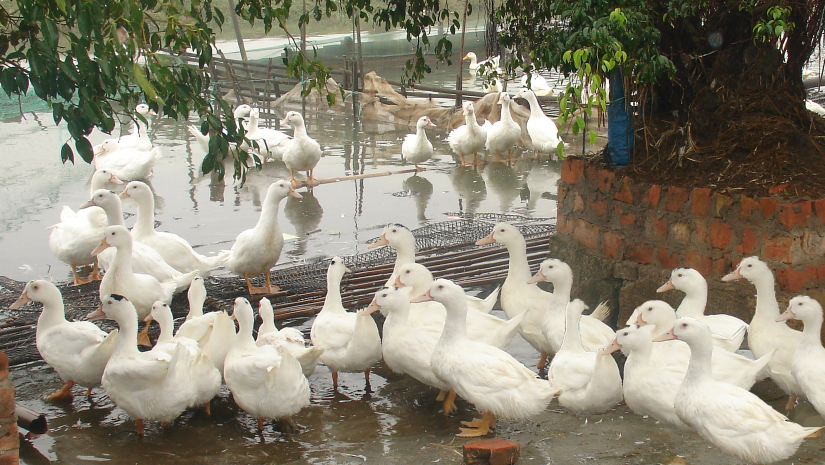
#> input picture img/6.jpg, 1650 x 930 px, found by its file name (shown at 1/2 size)
$ python forgery.py
#> lines starting #> are read from the running program, lines starting #| are printed output that depends on the picture; after the words box and inside, x2 and y2 are one past the last pixel; in counts of white or black regions, pixels touching at a corner belong together
from sklearn.cluster import DBSCAN
import numpy as np
import cv2


class Detect(object):
    def __init__(self, input):
#> called with input = '/home/hai/KTLT/img/6.jpg'
        self.image = cv2.imread(input)
#> self.image is the input picture: shape (930, 1650, 3); mean B, G, R 115.6, 132.2, 138

    def siftDetector(self):
        # Khởi tạo đối tượng SIFT
        sift = cv2.SIFT_create()
        # Chuyển ảnh sang đen trắng
        gray = cv2.cvtColor(self.image, cv2.COLOR_BGR2GRAY)
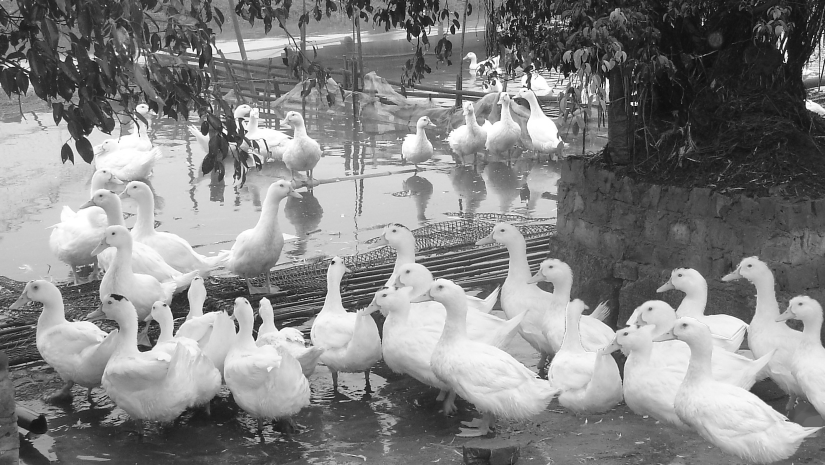
#> gray: shape (930, 1650) (shown at 1/2 size); min 0, max 255, mean 132.1
        # Tìm kiếm các đặc trưng trong ảnh và tạo ra các mô tả tương ứng
        self.key_points, self.descriptors = sift.detectAndCompute(gray, None)
#> self.key_points = 11160 keypoints; strongest (x, y, size): (1608, 201, 2.3), (1627, 72, 1.9), (1087, 58, 1.8), (1405, 49, 2.8)
        return self.key_points, self.descriptors

    def showSiftFeatures(self):
        # Chuyển sang ảnh đen trắng
        gray_image = cv2.cvtColor(self.image, cv2.COLOR_BGR2GRAY)
        # Vẽ các điểm đặc trưng trên ảnh gốc
        sift_image = cv2.drawKeypoints(
            self.image, self.key_points, self.image.copy())
        return sift_image

    def locateForgery(self, eps=40, min_sample=2):
        clusters = DBSCAN(eps=eps, min_samples=min_sample).fit(
            self.descriptors)
        size = np.unique(clusters.labels_).shape[0]-1
        forgery = self.image.copy()
        if (size == 0) and (np.unique(clusters.labels_)[0] == -1):
            print('No Forgery Found!!')
            return None
        if size == 0:
            size = 1
        cluster_list = [[] for i in range(size)]
        for idx in range(len(self.key_points)):
            if clusters.labels_[idx] != -1:
                cluster_list[clusters.labels_[idx]].append(
                    (int(self.key_points[idx].pt[0]), int(self.key_points[idx].pt[1])))
        for points in cluster_list:
            if len(points) > 1:
                for idx1 in range(1, len(points)):
                    # Green color in BGR
                    cv2.line(forgery, points[0], points[idx1], (0, 255, 0), 5)
                    # cv2.line(forgery, points[0], points[idx1], (255, 0, 0), 5)
        return forgery
if __name__ == "__main__":
    detector = Detect('/home/hai/KTLT/img/6.jpg')
    key_points, descriptors = detector.siftDetector()
#> key_points has the same summary as self.key_points in siftDetector
    sift_image = detector.showSiftFeatures()
#> in showSiftFeatures, `sift_image = cv2.drawKeypoints( self.image, self.key_points, self.imag..`:
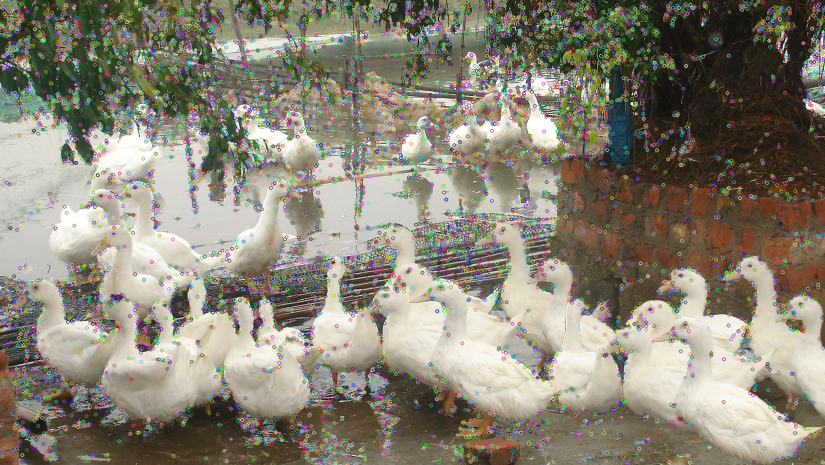
#> sift_image: shape (930, 1650, 3) (shown at 1/2 size); mean B, G, R 118.1, 132.7, 137.9
    forgery_image = detector.locateForgery()
#> after the loop in locateForgery, `for points in cluster_list:`:
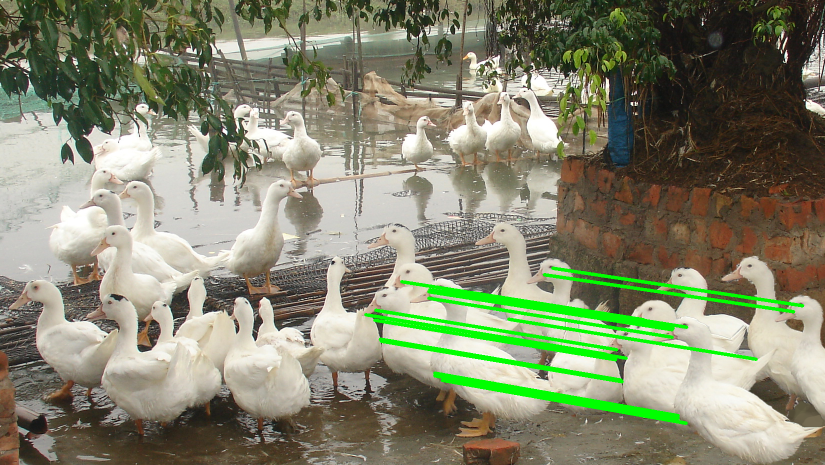
#> forgery: shape (930, 1650, 3) (shown at 1/2 size); 3.16% of pixels changed, all inside (x1, y1, x2, y2) = (728, 533, 1609, 850)

    # Thay đổi kích thước cửa sổ hiển thị
    cv2.namedWindow('Display Window', cv2.WINDOW_NORMAL)
    cv2.resizeWindow('Display Window', 1600, 600)

    # Nối hai ảnh theo chiều ngang
    result_image = cv2.hconcat([sift_image, forgery_image])
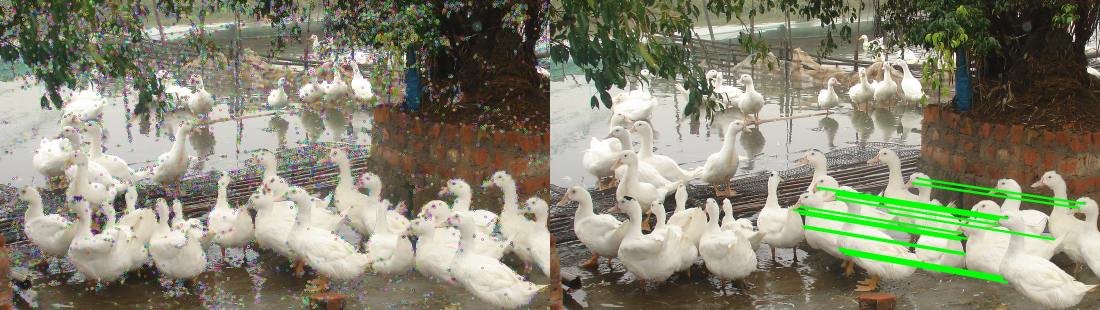
#> result_image: shape (930, 3300, 3) (shown at 1/3 size); mean B, G, R 114.3, 133.6, 135

    # Hiển thị ảnh đã nối trong cửa sổ hiển thị
    cv2.imshow('Display Window', result_image)
    cv2.waitKey(0)
    cv2.destroyAllWindows()

$ run again, with img/1.jpg copied over img/6.jpg
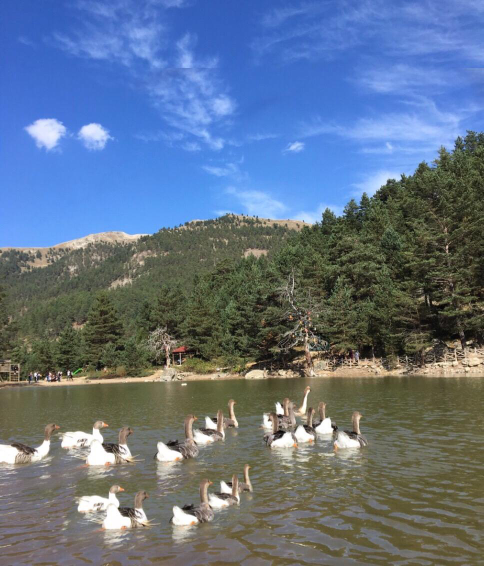
#> input picture img/1.jpg, 967 x 1132 px, found by its file name (shown at 1/2 size)
#> in __init__, self.image is the input picture: shape (1132, 967, 3); mean B, G, R 135.1, 114.5, 98.5
#> in siftDetector, `gray = cv2.cvtColor(self.image, cv2.COLOR_BGR2GRAY)`:
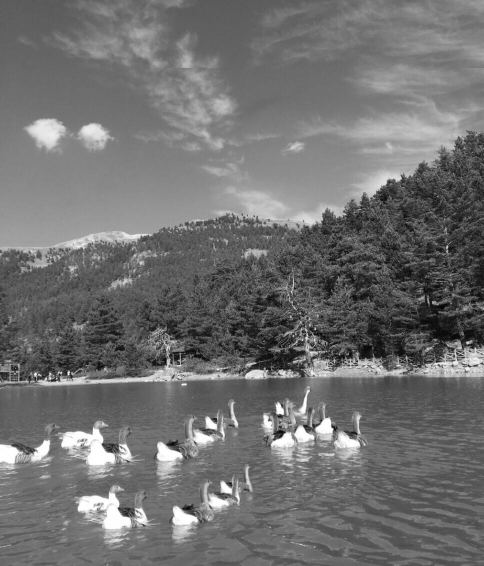
#> gray: shape (1132, 967) (shown at 1/2 size); min 0, max 255, mean 112.1
#> self.key_points = 7714 keypoints; strongest (x, y, size): (137, 745, 3.8), (877, 730, 2.3), (935, 685, 4), (137, 749, 2.7)
#> key_points has the same summary as self.key_points in siftDetector
#> `result_image = cv2.hconcat([sift_image, forgery_image])`:
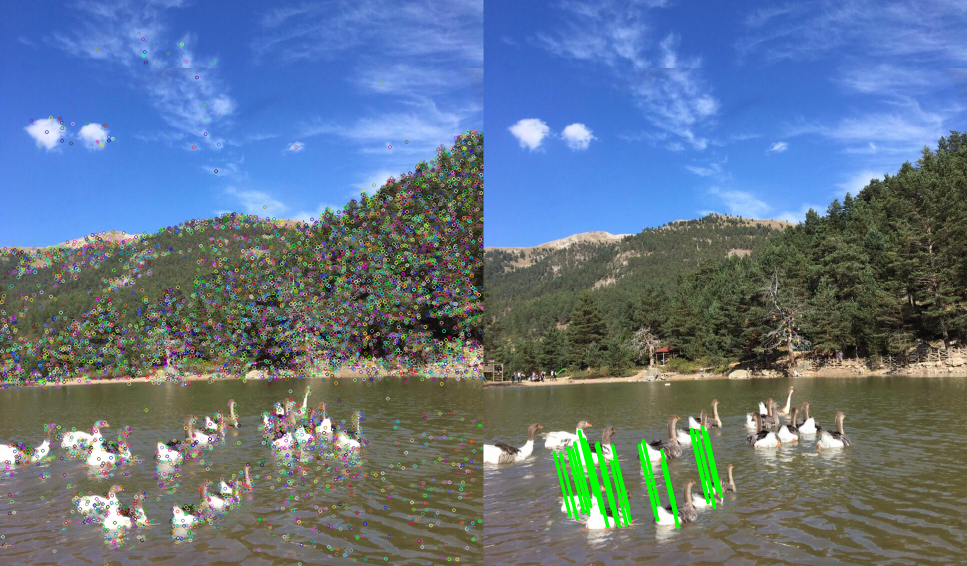
#> result_image: shape (1132, 1934, 3) (shown at 1/2 size); mean B, G, R 136.3, 117, 98.4

$ run again, with img/2.jpg copied over img/6.jpg
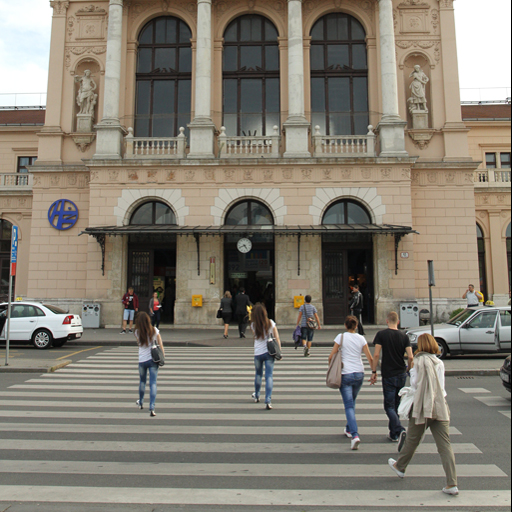
#> input picture img/2.jpg, 512 x 512 px, found by its file name
#> in __init__, self.image is the input picture: shape (512, 512, 3); mean B, G, R 113.5, 125.3, 131.6
#> in siftDetector, `gray = cv2.cvtColor(self.image, cv2.COLOR_BGR2GRAY)`:
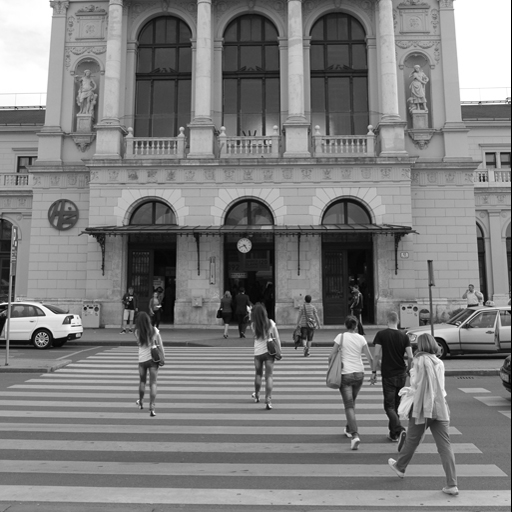
#> gray: shape (512, 512); min 0, max 255, mean 125.9
#> self.key_points = 1726 keypoints; strongest (x, y, size): (249, 308, 3.2), (72, 317, 2.3), (4, 303, 2), (271, 321, 2)
#> key_points has the same summary as self.key_points in siftDetector
#> `result_image = cv2.hconcat([sift_image, forgery_image])`:
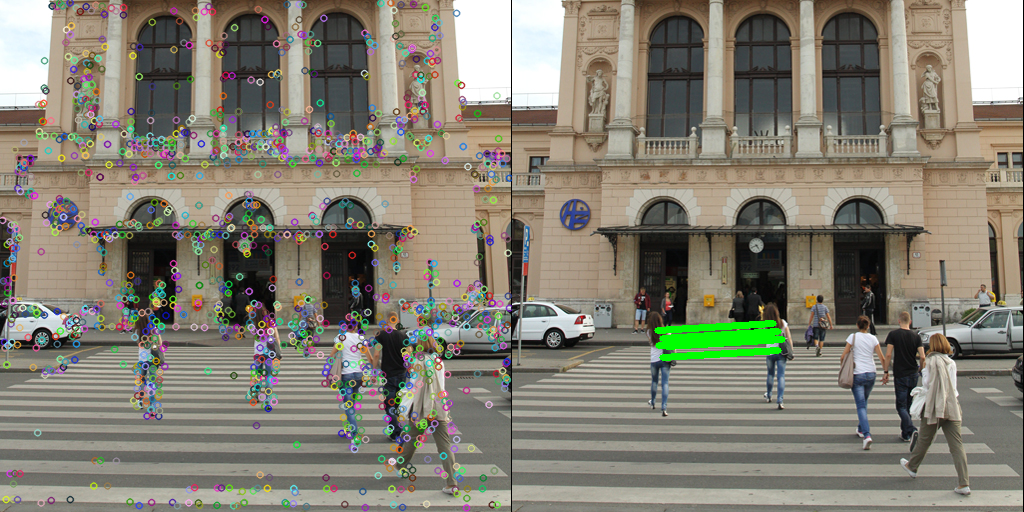
#> result_image: shape (512, 1024, 3); mean B, G, R 114.2, 127.2, 131.4

$ run again, with img/5.jpg copied over img/6.jpg
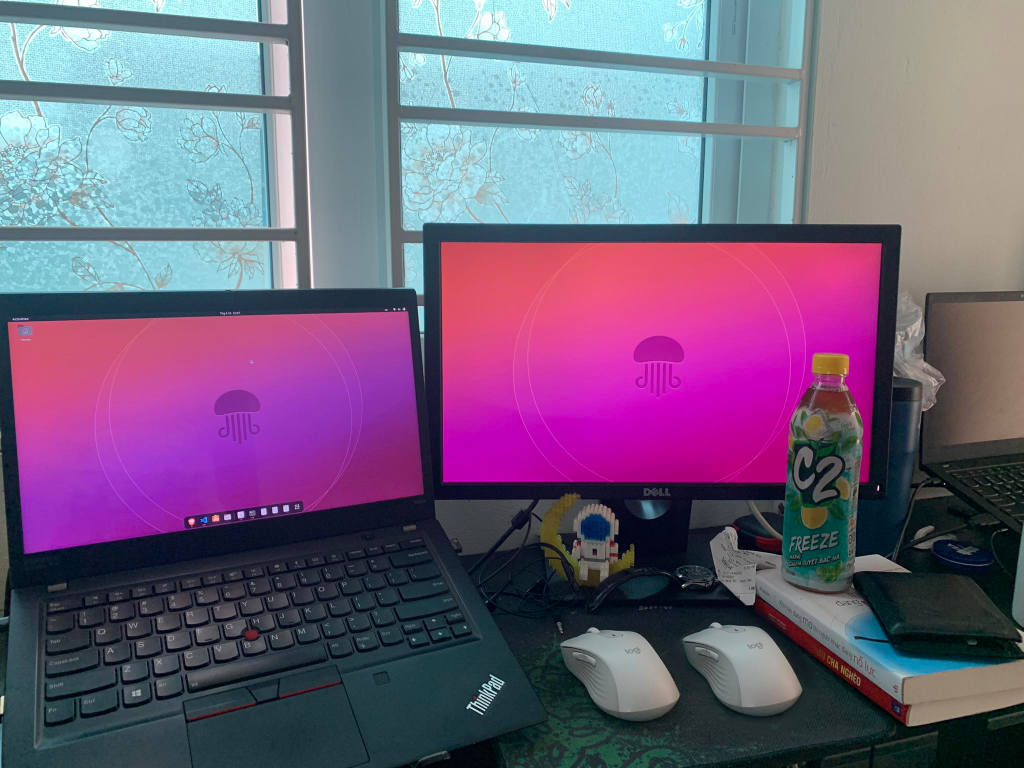
#> input picture img/5.jpg, 2048 x 1536 px, found by its file name (shown at 1/2 size)
#> in __init__, self.image is the input picture: shape (1536, 2048, 3); mean B, G, R 123.7, 95.5, 112.4
#> in siftDetector, `gray = cv2.cvtColor(self.image, cv2.COLOR_BGR2GRAY)`:
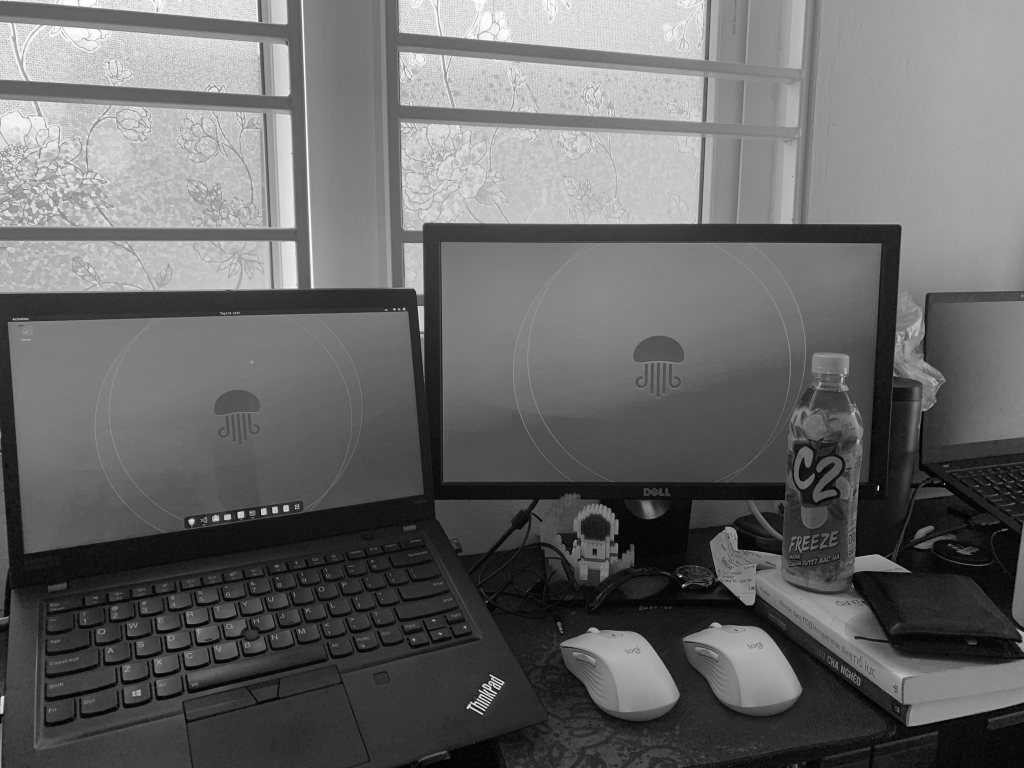
#> gray: shape (1536, 2048) (shown at 1/2 size); min 0, max 255, mean 103.8
#> self.key_points = 9415 keypoints; strongest (x, y, size): (1756, 979, 2.5), (1757, 973, 2.5), (1361, 1152, 3.2), (789, 618, 2.9)
#> key_points has the same summary as self.key_points in siftDetector
#> `result_image = cv2.hconcat([sift_image, forgery_image])`:
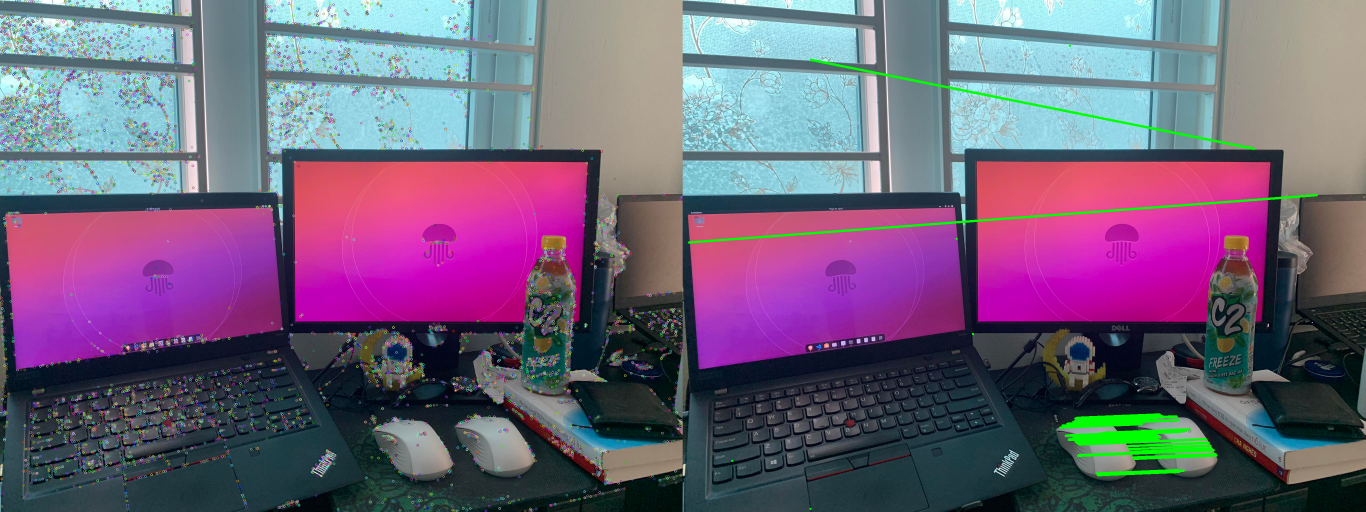
#> result_image: shape (1536, 4096, 3) (shown at 1/3 size); mean B, G, R 122.1, 96.8, 111.8
